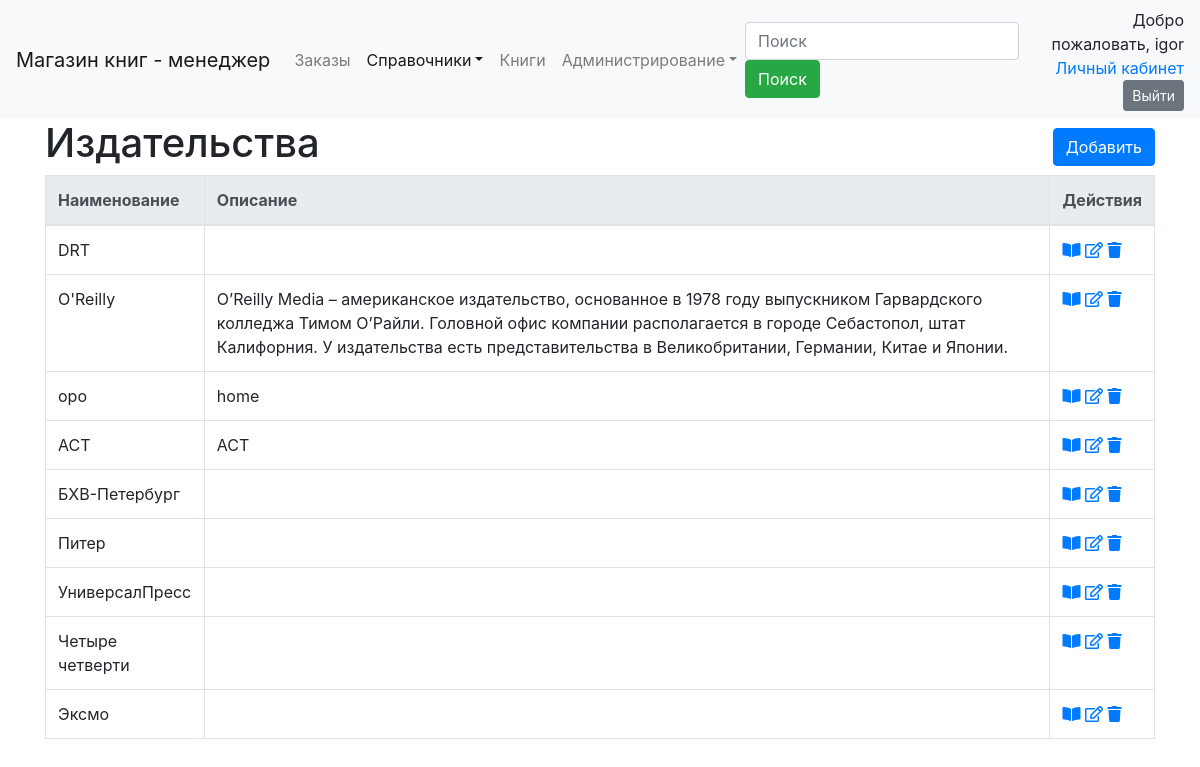
Page /ref/publishing/ (signed in) on the committed database.
### dimensionsapp/models.py (models this page shows, shortened)
class Dimension(models.Model):
    name = models.CharField("Наименование", max_length=50, unique=True)
    description = models.TextField("Описание", blank=True, )
    class Meta:
        abstract = True
        ordering = ['name']

class PublishingHouse(Dimension):
    class Meta(Dimension.Meta):
        verbose_name = 'издательство'
        verbose_name_plural = 'издательства'

### dimensionsapp/views.py (the view)
# urls.py: path('publishing/', PublishingHouseListView.as_view(), name='publishing_house_list'),
class PublishingHouseListView(ManagerListViewFilter):
    model = PublishingHouse

### dimensionsapp/form.py
class SearchForm(forms.Form):
    search = forms.CharField(label='Наименование', required=False)

### dimensionsapp/views.py (called while the page is built)
    def get_context_data(self, *, object_list=None, **kwargs):
        context = super().get_context_data(**kwargs)
        if 'search' in self.request.GET:
            context['form'] = self.form({'search': self.request.GET['search']})
            context['search_string'] = self.request.GET['search']
        else:
            context['form'] = self.form()
        return context

    def get_queryset(self):
        qs = super().get_queryset()
        if 'search' in self.request.GET and self.request.GET['search'] != '':
            name = self.request.GET['search']
            qs = qs.filter(name__icontains=name)
        return qs

### dimensionsapp/templates/dimensionsapp/publishinghouse_list.html (shortened to what this page needs)
{% extends 'dimension_list.html' %}
{% block header %}
        <H1>Издательства</H1>
    {% endblock %}
{% block create_ankor%}{% url 'publishing_house_create' %}{% endblock %}
{% block  url_view%}{% url 'publishing_house_detail' object.pk%}{% endblock %}
{% block  url_edit%}{% url 'publishing_house_update' object.pk%}{% endblock %}
{% block  url_delete%}{% url 'publishing_house_delete' object.pk%}{% endblock %}

### templates/dimension_list.html (shortened to what this page needs)
{% extends 'base.html' %}
{% load static %}
{% load crispy_forms_tags %}
{% load paginator_page %}
{% block navbar %}
    {% include 'navbar.html' with search_tag="search" active="dimension" %}
{% endblock %}
{% block body %}
    <div class="container">
        <div class="row align-items-center">
            <div class="col-auto">
                {% block header %}{% endblock %}
            </div>
            <div class="col text-right">
                {% block create %}
                    <a href="{% block create_ankor %}{{ object_list.model.get_create_url }}{% endblock %}"
                       class="btn btn-primary my-1">Добавить</a>
                {% endblock %}
            </div>
        </div>
        <table class="table table-bordered">
            {% block dimension_list %}
                <thead class="thead-light">
                <tr>
                    {% block list_header %}
                        <th>Наименование</th>
                        <th>Описание</th>
                    {% endblock %}
                    <th>Действия</th>
                </tr>
                </thead>
                <tbody>
                {% for object in object_list %}
                    <tr>
                        {% block list_element %}
                            <td>{{ object.name }}</td>
                            <td>{{ object.description }}</td>
                        {% endblock %}
                        {% block actions %}
                            <td>
                                <a href="{% block  url_view %}{{ object.get_detail_url }}{% endblock %}"
                                   title="Посмотреть"><i class="fas fa-book-open"></i></a>
                                <a href="{% block  url_edit %}{{ object.get_update_url }}{% endblock %}"
                                   title="Править"><i class="far fa-edit"></i></a>
                                <a href="{% block  url_delete %}{{ object.get_delete_url }}{% endblock %}"
                                   title="Удалить"><i class="fas fa-trash"></i></a>
                            </td>
                        {% endblock %}
                    </tr>
                {% endfor %}
                </tbody>
            {% endblock %}
        </table>
    </div>
{% endblock body %}

### templates/navbar.html (shortened to what this page needs)
<header class="navbar navbar-expand-lg navbar-light bg-light">
    {% if perms.orderapp.manager %}
        <a class="navbar-brand" href="#">Магазин книг - менеджер</a>
    {% else %}
        <a class="navbar-brand" href="{% url 'main-page' %}">Магазин книг</a>
    {% endif %}
    <div class="collapse navbar-collapse" id="navbarSupportedContent">
        <ul class="navbar-nav mr-auto">
            {% if perms.orderapp.manager %}
                <li class="nav-item {% if active == 'order' %}active{% endif %}">
                    <a class="nav-link" href="{% url 'order_active_list' %}">Заказы</a>
                </li>
            {% endif %}
            {% if perms.orderapp.manager %}
                <li class="nav-item dropdown {% if active == 'dimension' %}active{% endif %}">
                    <a class="nav-link dropdown-toggle" href="{% url 'dimensions_list' %}" id="navbarDropdown"
                       role="button"
                       data-toggle="dropdown" aria-haspopup="true" aria-expanded="false">Справочники</a>
                </li>
            {% endif %}
            {% if perms.orderapp.manager %}
                <li class="nav-item {% if active == 'book' %}active{% endif %}">
                    <a class="nav-link" href="{% url 'book_list' %}">Книги</a>
                </li>
            {% endif %}
            {% if perms.orderapp.manager %}
                <li class="nav-item dropdown {% if active == 'administration' %}active{% endif %}">
                    <a class="nav-link dropdown-toggle" href="{% url 'dimensions_list' %}" id="navbarDropdown"
                       role="button"
                       data-toggle="dropdown" aria-haspopup="true" aria-expanded="false">Администрирование</a>
                </li>
            {% endif %}
        </ul>
        {% if perms.orderapp.manager %}
            {% if search_tag %}
                <form class="form-inline my-2 my-lg-0" {% if search_page %}action="{% url search_page %}"{% endif %}>
                    <input class="form-control mr-sm-2" type="search" placeholder="Поиск" name="{{ search_tag }}"
                           aria-label="Search" {% if search_string %}value="{{ search_string }}" {% endif %}>
                    <button class="btn btn-success my-2 my-sm-0" type="submit">Поиск</button>
                </form>
            {% endif %}
        {% endif %}
        <div class="ml-3 text-right">
            {% if user.is_authenticated %}
                <span class="">Добро пожаловать, {{ user.username }}</span>
                <form action="{% url 'auth:log_out' %}" method="post">
                    <a href="{% url 'auth:user' %}">Личный кабинет</a>
                    <button class="btn btn-secondary btn-sm">Выйти</button>
                </form>
            {% else %}
                <span>Вы не вошли на сайт</span>
                <p class="m-0"><a href="{% url 'auth:register' %}">Регистрация</a> <a
                        href="{% url 'auth:log_in' %}?next={{ view.request.path }}">Вход</a></p>
            {% endif %}
        </div>
    </div>
</header>

### rows in the picture
PublishingHouse: name "DRT"
PublishingHouse: name "O'Reilly", description "O’Reilly Media – американское издательство, основанное в 1978 году выпускником Гарвардского колледжа Тимом О’Райли. Головной офис компании располагается в городе Себастопол, штат Калифорния. У издательства есть представительства в Великобритании, Германии, Китае и Японии."
PublishingHouse: name "opo", description "home"
PublishingHouse: name "АСТ", description "АСТ"
PublishingHouse: name "БХВ-Петербург"
PublishingHouse: name "Питер"
PublishingHouse: name "УниверсалПресс"
PublishingHouse: name "Четыре четверти"
PublishingHouse: name "Эксмо"

### other values in the picture
{{ user.username }} "igor"
